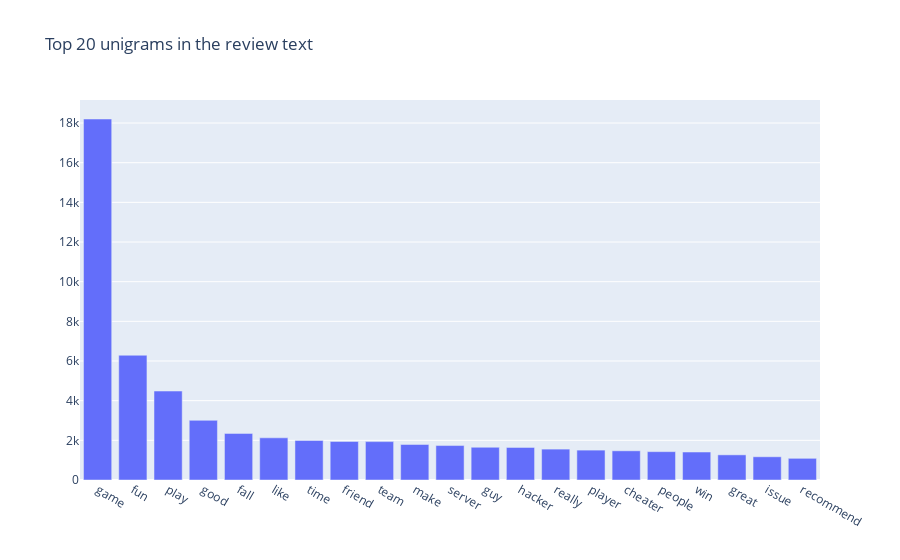

The code cell stored with this chart in its notebook:
### Code cell
fig = go.Figure([go.Bar(x=df2['unigram'], y=df2['count'])])
fig.update_layout(title=go.layout.Title(text="Top 20 unigrams in the review text"))
fig.show()

### Figure 1 — Plotly figure (JSON) as saved in the notebook; plotly's stock layout.template omitted (floating-point values rounded to 4 significant figures)
{"data": [{"type": "bar", "x": ["game", "fun", "play", "good", "fall", "like", "time", "friend", "team", "make", "server", "guy", "hacker", "really", "player", "cheater", "people", "win", "great", "issue", "recommend"], "y": [18203, 6291, 4485, 3009, 2350, 2127, 1992, 1944, 1936, 1791, 1737, 1650, 1644, 1557, 1507, 1472, 1429, 1411, 1268, 1171, 1093]}], "layout": {"title": {"text": "Top 20 unigrams in the review text"}}}
